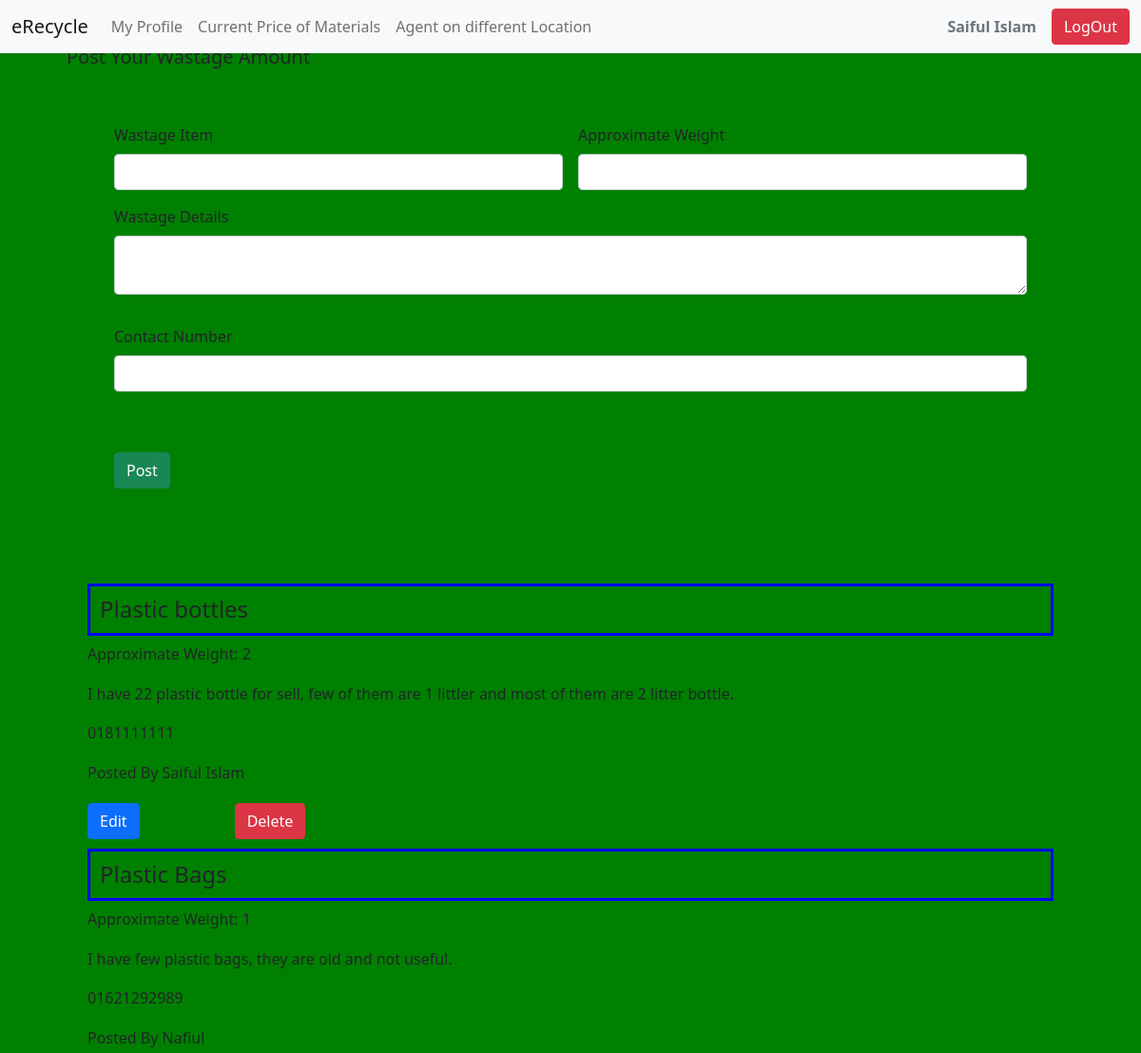
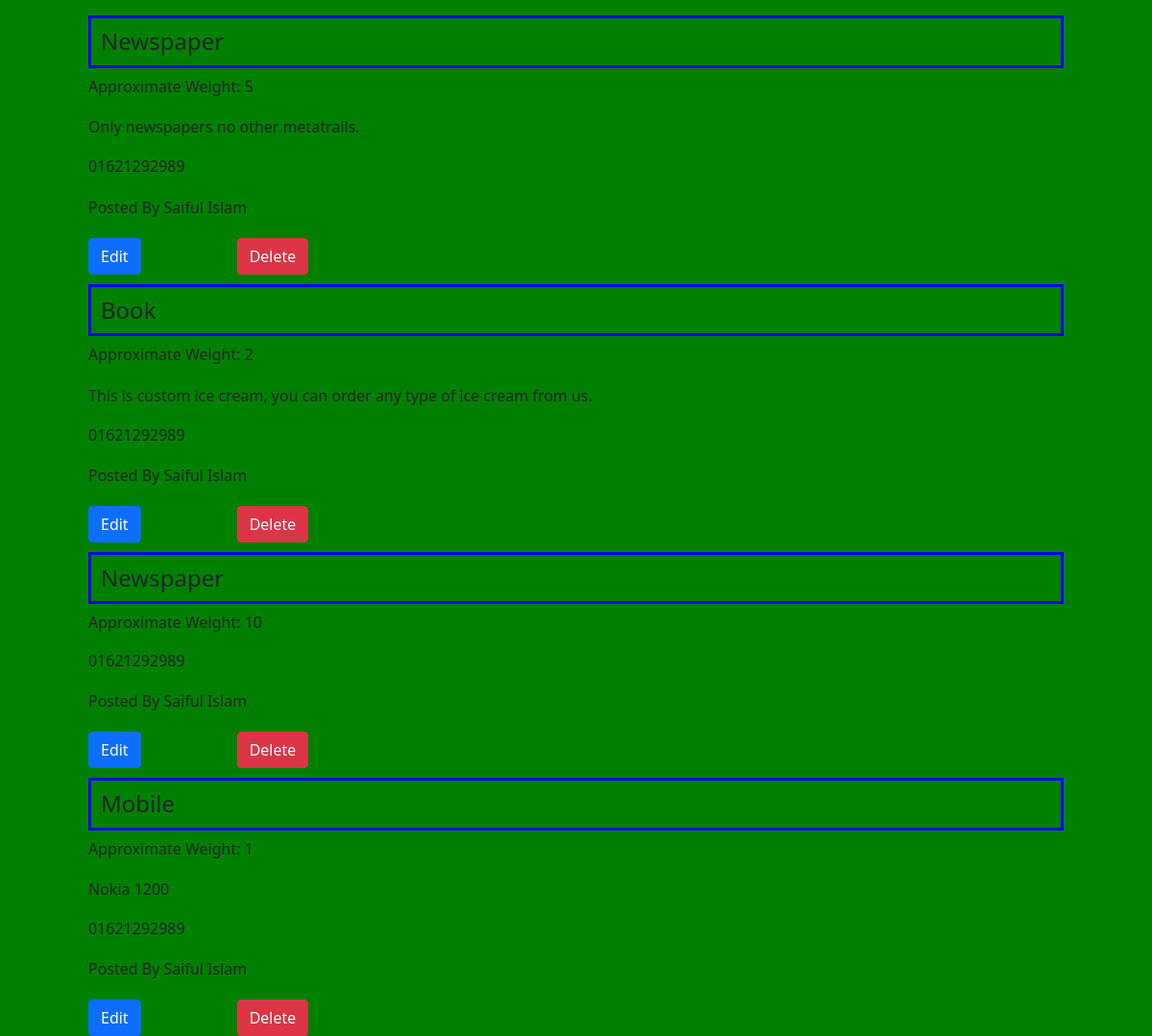
The app's page /home.php (signed in) with its own data (2 pictures, top to bottom).
### tables this page shows
CREATE TABLE `post` (
  `id` int(11) NOT NULL,
  `item` varchar(254) NOT NULL,
  `weight` int(11) NOT NULL,
  `details` varchar(254) NOT NULL,
  `contact` varchar(254) NOT NULL,
  `author` varchar(254) NOT NULL
);

### home.php (the view, shortened to what this page needs)
<?php
  $conn = connect();
  include ('navbar.php');
  $id= $_SESSION['userid'];
  $sq= "SELECT * FROM users WHERE id='$id'";
  $thisUser= mysqli_fetch_assoc($conn->query($sq));
  $sql = "SELECT * FROM post ORDER BY id DESC";
  $post=$conn->query($sql);
?>
<!doctype html>
<html lang="en">
  <head>
    <link href="https://cdn.jsdelivr.net/npm/bootstrap@5.0.0-beta1/dist/css/bootstrap.min.css" rel="stylesheet">
    <link href="css/home.css" rel="stylesheet">
  </head>
  <body style="background-color:green">
  <div style="padding:40px;" class="container">
<h5>Post Your Wastage Amount</h5>
<form method="POST" action="home.php" style="padding:50px" class="row g-3">
<div class="col-md-6">
  <label for="exampleFormControlInput1" class="form-label">Wastage Item</label>
  <input type="text" name="item" class="form-control" id="exampleFormControlInput1" require>
</div>
<div class="col-md-6">
  <label for="exampleFormControlInput1" class="form-label">Approximate Weight</label>
  <input type="number" name="weight" class="form-control" id="exampleFormControlInput1" require>
</div>
<div class="mb-3">
  <label for="exampleFormControlTextarea1" class="form-label">Wastage Details</label>
  <textarea type="text" name="details" class="form-control" id="exampleFormControlTextarea1" rows="2" required></textarea>
</div>
<div class="mb-3">
  <label for="exampleFormControlTextarea1" class="form-label">Contact Number</label>
  <input type="number" name="contact" class="form-control" id="exampleFormControlTextarea1" required></input>
</div>
<div class="col-12">
<button type="submit" value="submit" class="btn btn-success" name="submit">Post</button>
</div>
</div>
  <?php
   if(mysqli_num_rows($post)>0){
     while($row= mysqli_fetch_assoc($post)){
      echo "<div class='container'>";
      echo "<h4>";
      echo $row['item'];
      echo "</h4>";
      echo "<h6>";
      echo "Approximate Weight: ";
      echo $row['weight'];
      echo "</h6>";
      echo "<p>";
      echo $row['details'];
      echo "</p>";
      echo "<h6>";
      echo $row['contact'];
      echo "</h6>";
      echo "<p>Posted By ".$row['author']."</p>";
      if($row['author']===$thisUser['name']){
        echo "<a href='editPost.php?id=".$row['id']."'><button style='margin: 0px 50px;' class='btn btn-primary'>Edit</button></a>";
        echo "<a href='deletePost.php?id=".$row['id']."'><button style='margin: 0px 50px;' class='btn btn-danger'>Delete</button></a>";
       }
      echo "</div>";
    }
    }
  ?>
  </body>
</html>

### navbar.php (shortened to what this page needs)
<?php
$user= $_SESSION['user'];
?>
<!doctype html>
<html lang="en">
  <head>
    <link href="https://cdn.jsdelivr.net/npm/bootstrap@5.0.0-beta1/dist/css/bootstrap.min.css" rel="stylesheet">
  </head>
  <body>
  <nav class="navbar navbar-expand-md navbar-light fixed-top bg-light">
  <div class="container-fluid">
    <a class="navbar-brand" href="home.php">eRecycle</a>
    <div class="collapse navbar-collapse" id="navbarSupportedContent">
      <ul class="navbar-nav me-auto mb-2 mb-lg-0">
        <li class="nav-item">
          <a class="nav-link" href="profile.php">My Profile</a>
        </li>
        <li class="nav-item">
          <a class="nav-link" href="">Current Price of Materials</a>
        </li>
        <li class="nav-item">
          <a class="nav-link" href="">Agent on different Location</a>
        </li>
      </ul>
      <li class="d-flex">
      <li  class="nav-link text-muted">
      <b>  <?php echo $user;?> </b>
      </li>
        <a href="logout.php">
        <button class="btn btn-danger" type="submit">LogOut</button></a>
      </li>
    </div>
  </div>
</nav>
  </body>
</html>

### css/home.css (style rules this page uses)
h4 { margin: 10px 50px; padding: 10px; border-style: double; border:solid; border-color:BLUE ; }
h6 { margin: 10px 50px; }
p { margin: 20px 50px; }

### records on screen
post: item "Plastic bottles", weight "2", details "I have 22 plastic bottle for sell, few of them are 1 littler and most of them are 2 litter bottle.", contact "0181111111", author "Saiful Islam"
post: item "Plastic Bags", weight "1", details "I have few plastic bags, they are old and not useful.", contact "01621292989", author "Nafiul"
post: item "Newspaper", weight "5", details "Only newspapers no other metatrails.", contact "01621292989", author "Saiful Islam"
post: item "Book", weight "2", details "This is custom ice cream, you can order any type of ice cream from us.", contact "01621292989", author "Saiful Islam"
post: item "Newspaper", weight "10", contact "01621292989", author "Saiful Islam"
post: item "Mobile", weight "1", details "Nokia 1200", contact "01621292989", author "Saiful Islam"

### other values on screen
$user "Saiful Islam"
